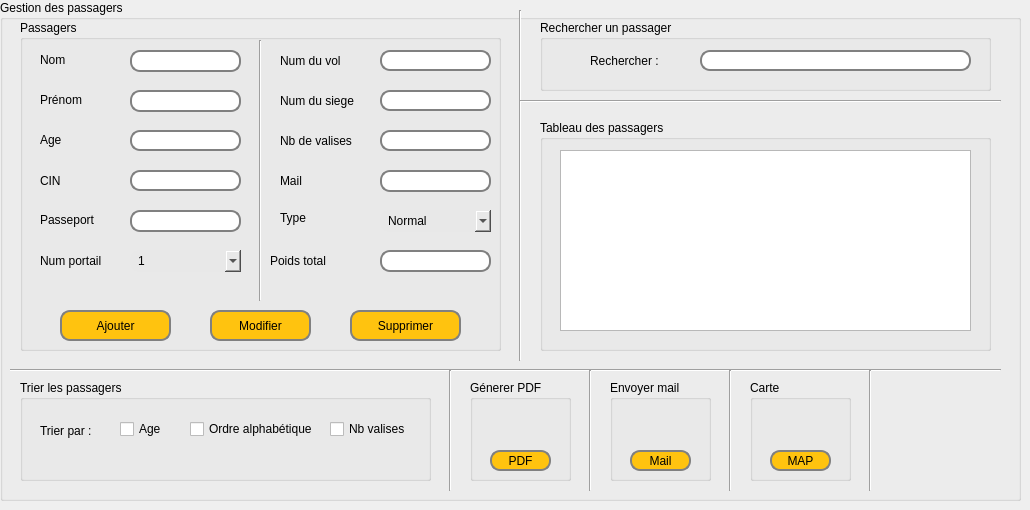
   <widget class="QWidget" name="tab">
    <attribute name="title">
     <string>Tab 1</string>
    </attribute>
    <widget class="QGroupBox" name="groupBox">
     <property name="geometry">
      <rect>
       <x>0</x>
       <y>0</y>
       <width>1021</width>
       <height>501</height>
      </rect>
     </property>
     <property name="title">
      <string>Gestion des passagers</string>
     </property>
     <widget class="QGroupBox" name="groupBox_5">
      <property name="geometry">
       <rect>
        <x>20</x>
        <y>20</y>
        <width>481</width>
        <height>331</height>
       </rect>
      </property>
      <property name="styleSheet">
       <string notr="true"/>
      </property>
      <property name="title">
       <string>Passagers</string>
      </property>
      <widget class="QLabel" name="label_17">
       <property name="geometry">
        <rect>
         <x>20</x>
         <y>29</y>
         <width>81</width>
         <height>21</height>
        </rect>
       </property>
       <property name="text">
        <string>Nom</string>
       </property>
      </widget>
      <widget class="QLabel" name="label_18">
       <property name="geometry">
        <rect>
         <x>20</x>
         <y>70</y>
         <width>81</width>
         <height>20</height>
        </rect>
       </property>
       <property name="text">
        <string>Prénom</string>
       </property>
      </widget>
      <widget class="QLabel" name="label_19">
       <property name="geometry">
        <rect>
         <x>20</x>
         <y>109</y>
         <width>81</width>
         <height>21</height>
        </rect>
       </property>
       <property name="text">
        <string>Age</string>
       </property>
      </widget>
      <widget class="QLineEdit" name="lineEdit_nom">
       <property name="geometry">
        <rect>
         <x>110</x>
         <y>30</y>
         <width>111</width>
         <height>22</height>
        </rect>
       </property>
       <property name="styleSheet">
        <string notr="true">background-color:rgb(255, 255, 255); 
border: 2px solid gray; 
border-radius: 10px; 
padding: 0 8px; 
selection-background-color: darkgray;</string>
       </property>
      </widget>
      <widget class="QLineEdit" name="lineEdit_prenom">
       <property name="geometry">
        <rect>
         <x>110</x>
         <y>70</y>
         <width>111</width>
         <height>22</height>
        </rect>
       </property>
       <property name="styleSheet">
        <string notr="true">background-color:rgb(255, 255, 255); 
border: 2px solid gray; 
border-radius: 10px; 
padding: 0 8px; 
selection-background-color: darkgray;</string>
       </property>
      </widget>
      <widget class="QLineEdit" name="lineEdit_valise">
       <property name="geometry">
        <rect>
         <x>360</x>
         <y>110</y>
         <width>111</width>
         <height>21</height>
        </rect>
       </property>
       <property name="styleSheet">
        <string notr="true">background-color:rgb(255, 255, 255); 
border: 2px solid gray; 
border-radius: 10px; 
padding: 0 8px; 
selection-background-color: darkgray;</string>
       </property>
      </widget>
      <widget class="QLabel" name="label_20">
       <property name="geometry">
        <rect>
         <x>20</x>
         <y>189</y>
         <width>91</width>
         <height>21</height>
        </rect>
       </property>
       <property name="text">
        <string>Passeport</string>
       </property>
      </widget>
      <widget class="QLabel" name="label_21">
       <property name="geometry">
        <rect>
         <x>260</x>
         <y>110</y>
         <width>91</width>
         <height>21</height>
        </rect>
       </property>
       <property name="text">
        <string>Nb de valises</string>
       </property>
      </widget>
      <widget class="QLineEdit" name="lineEdit_cin">
       <property name="geometry">
        <rect>
         <x>110</x>
         <y>150</y>
         <width>111</width>
         <height>21</height>
        </rect>
       </property>
       <property name="styleSheet">
        <string notr="true">background-color:rgb(255, 255, 255); 
border: 2px solid gray; 
border-radius: 10px; 
padding: 0 8px; 
selection-background-color: darkgray;</string>
       </property>
      </widget>
      <widget class="QLineEdit" name="lineEdit_pass">
       <property name="geometry">
        <rect>
         <x>110</x>
         <y>190</y>
         <width>111</width>
         <height>22</height>
        </rect>
       </property>
       <property name="styleSheet">
        <string notr="true">background-color:rgb(255, 255, 255); 
border: 2px solid gray; 
border-radius: 10px; 
padding: 0 8px; 
selection-background-color: darkgray;</string>
       </property>
      </widget>
      <widget class="QLineEdit" name="lineEdit_siege">
       <property name="geometry">
        <rect>
         <x>360</x>
         <y>70</y>
         <width>111</width>
         <height>21</height>
        </rect>
       </property>
       <property name="styleSheet">
        <string notr="true">background-color:rgb(255, 255, 255); 
border: 2px solid gray; 
border-radius: 10px; 
padding: 0 8px; 
selection-background-color: darkgray;</string>
       </property>
      </widget>
      <widget class="QLabel" name="label_22">
       <property name="geometry">
        <rect>
         <x>260</x>
         <y>30</y>
         <width>91</width>
         <height>21</height>
        </rect>
       </property>
       <property name="text">
        <string>Num du vol</string>
       </property>
      </widget>
      <widget class="QLabel" name="label_23">
       <property name="geometry">
        <rect>
         <x>260</x>
         <y>70</y>
         <width>91</width>
         <height>21</height>
        </rect>
       </property>
       <property name="text">
        <string>Num du siege</string>
       </property>
      </widget>
      <widget class="QLabel" name="label_24">
       <property name="geometry">
        <rect>
         <x>20</x>
         <y>150</y>
         <width>81</width>
         <height>21</height>
        </rect>
       </property>
       <property name="text">
        <string>CIN</string>
       </property>
      </widget>
      <widget class="QLabel" name="label_27">
       <property name="geometry">
        <rect>
         <x>260</x>
         <y>150</y>
         <width>91</width>
         <height>21</height>
        </rect>
       </property>
       <property name="text">
        <string>Mail</string>
       </property>
      </widget>
      <widget class="QLineEdit" name="lineEdit_mail">
       <property name="geometry">
        <rect>
         <x>360</x>
         <y>150</y>
         <width>111</width>
         <height>22</height>
        </rect>
       </property>
       <property name="styleSheet">
        <string notr="true">background-color:rgb(255, 255, 255); 
border: 2px solid gray; 
border-radius: 10px; 
padding: 0 8px; 
selection-background-color: darkgray;</string>
       </property>
      </widget>
      <widget class="QLineEdit" name="lineEdit_vol">
       <property name="geometry">
        <rect>
         <x>360</x>
         <y>30</y>
         <width>111</width>
         <height>21</height>
        </rect>
       </property>
       <property name="styleSheet">
        <string notr="true">background-color:rgb(255, 255, 255); 
border: 2px solid gray; 
border-radius: 10px; 
padding: 0 8px; 
selection-background-color: darkgray;</string>
       </property>
      </widget>
      <widget class="QLabel" name="label">
       <property name="geometry">
        <rect>
         <x>20</x>
         <y>230</y>
         <width>91</width>
         <height>21</height>
        </rect>
       </property>
       <property name="text">
        <string>Num portail</string>
       </property>
      </widget>
      <widget class="QPushButton" name="pb_ajouter">
       <property name="geometry">
        <rect>
         <x>40</x>
         <y>290</y>
         <width>111</width>
         <height>31</height>
        </rect>
       </property>
       <property name="styleSheet">
        <string notr="true">background-color:rgb(255, 195, 15);
border: 2px solid gray; 
border-radius: 10px; 
padding: 0 8px; 
selection-background-color: darkgray;</string>
       </property>
       <property name="text">
        <string>Ajouter</string>
       </property>
      </widget>
      <widget class="QPushButton" name="pb_modif">
       <property name="geometry">
        <rect>
         <x>190</x>
         <y>290</y>
         <width>101</width>
         <height>31</height>
        </rect>
       </property>
       <property name="styleSheet">
        <string notr="true">background-color:rgb(255, 195, 15);
border: 2px solid gray; 
border-radius: 10px; 
padding: 0 8px; 
selection-background-color: darkgray;</string>
       </property>
       <property name="text">
        <string>Modifier</string>
       </property>
      </widget>
      <widget class="QPushButton" name="pb_supp">
       <property name="geometry">
        <rect>
         <x>330</x>
         <y>290</y>
         <width>111</width>
         <height>31</height>
        </rect>
       </property>
       <property name="styleSheet">
        <string notr="true">background-color:rgb(255, 195, 15);
border: 2px solid gray; 
border-radius: 10px; 
padding: 0 8px; 
selection-background-color: darkgray;</string>
       </property>
       <property name="text">
        <string>Supprimer</string>
       </property>
      </widget>
      <widget class="Line" name="line">
       <property name="geometry">
        <rect>
         <x>225</x>
         <y>20</y>
         <width>31</width>
         <height>261</height>
        </rect>
       </property>
       <property name="orientation">
        <enum>Qt::Vertical</enum>
       </property>
      </widget>
      <widget class="QLineEdit" name="lineEdit_age">
       <property name="geometry">
        <rect>
         <x>110</x>
         <y>110</y>
         <width>111</width>
         <height>21</height>
        </rect>
       </property>
       <property name="styleSheet">
        <string notr="true">background-color:rgb(255, 255, 255); 
border: 2px solid gray; 
border-radius: 10px; 
padding: 0 8px; 
selection-background-color: darkgray;</string>
       </property>
      </widget>
      <widget class="QComboBox" name="comboBox_portail">
       <property name="geometry">
        <rect>
         <x>110</x>
         <y>230</y>
         <width>111</width>
         <height>22</height>
        </rect>
       </property>
       <property name="styleSheet">
        <string notr="true">background-color:rgb(232, 232, 232);
border-radius: 10px; 
padding: 0 8px;</string>
       </property>
       <item>
        <property name="text">
         <string>1</string>
        </property>
       </item>
       <item>
        <property name="text">
         <string>2</string>
        </property>
       </item>
       <item>
        <property name="text">
         <string>3</string>
        </property>
       </item>
       <item>
        <property name="text">
         <string>4</string>
        </property>
       </item>
       <item>
        <property name="text">
         <string>5</string>
        </property>
       </item>
      </widget>
      <widget class="QLabel" name="label_4">
       <property name="geometry">
        <rect>
         <x>260</x>
         <y>190</y>
         <width>56</width>
         <height>16</height>
        </rect>
       </property>
       <property name="text">
        <string>Type</string>
       </property>
      </widget>
      <widget class="QLineEdit" name="lineEdit_poids">
       <property name="geometry">
        <rect>
         <x>360</x>
         <y>230</y>
         <width>111</width>
         <height>22</height>
        </rect>
       </property>
       <property name="styleSheet">
        <string notr="true">background-color:rgb(255, 255, 255); 
border: 2px solid gray; 
border-radius: 10px; 
padding: 0 8px; 
selection-background-color: darkgray;</string>
       </property>
      </widget>
      <widget class="QComboBox" name="comboBox_type">
       <property name="geometry">
        <rect>
         <x>360</x>
         <y>190</y>
         <width>111</width>
         <height>22</height>
        </rect>
       </property>
       <property name="styleSheet">
        <string notr="true">background-color:rgb(232, 232, 232);
border-radius: 10px; 
padding: 0 8px;</string>
       </property>
       <item>
        <property name="text">
         <string>Normal</string>
        </property>
       </item>
       <item>
        <property name="text">
         <string>VIP</string>
        </property>
       </item>
      </widget>
      <widget class="QLabel" name="label_10">
       <property name="geometry">
        <rect>
         <x>250</x>
         <y>230</y>
         <width>91</width>
         <height>21</height>
        </rect>
       </property>
       <property name="text">
        <string>Poids total</string>
       </property>
      </widget>
     </widget>
     <widget class="QGroupBox" name="groupBox_7">
      <property name="geometry">
       <rect>
        <x>540</x>
        <y>120</y>
        <width>451</width>
        <height>231</height>
       </rect>
      </property>
      <property name="title">
       <string>Tableau des passagers</string>
      </property>
      <widget class="QTableView" name="tablePassager">
       <property name="geometry">
        <rect>
         <x>20</x>
         <y>30</y>
         <width>411</width>
         <height>181</height>
        </rect>
       </property>
      </widget>
     </widget>
     <widget class="Line" name="line_2">
      <property name="geometry">
       <rect>
        <x>10</x>
        <y>360</y>
        <width>991</width>
        <height>21</height>
       </rect>
      </property>
      <property name="orientation">
       <enum>Qt::Horizontal</enum>
      </property>
     </widget>
     <widget class="Line" name="line_3">
      <property name="geometry">
       <rect>
        <x>510</x>
        <y>10</y>
        <width>21</width>
        <height>351</height>
       </rect>
      </property>
      <property name="orientation">
       <enum>Qt::Vertical</enum>
      </property>
     </widget>
     <widget class="QGroupBox" name="groupBox_3">
      <property name="geometry">
       <rect>
        <x>540</x>
        <y>20</y>
        <width>451</width>
        <height>71</height>
       </rect>
      </property>
      <property name="title">
       <string>Rechercher un passager</string>
      </property>
      <widget class="QLabel" name="label_3">
       <property name="geometry">
        <rect>
         <x>50</x>
         <y>20</y>
         <width>91</width>
         <height>41</height>
        </rect>
       </property>
       <property name="text">
        <string>Rechercher :</string>
       </property>
      </widget>
      <widget class="QLineEdit" name="lineEdit_recherche">
       <property name="geometry">
        <rect>
         <x>160</x>
         <y>30</y>
         <width>271</width>
         <height>21</height>
        </rect>
       </property>
       <property name="styleSheet">
        <string notr="true">background-color:rgb(255, 255, 255); 
border: 2px solid gray; 
border-radius: 10px; 
padding: 0 8px; 
selection-background-color: darkgray;</string>
       </property>
      </widget>
     </widget>
     <widget class="Line" name="line_6">
      <property name="geometry">
       <rect>
        <x>520</x>
        <y>91</y>
        <width>481</width>
        <height>21</height>
       </rect>
      </property>
      <property name="orientation">
       <enum>Qt::Horizontal</enum>
      </property>
     </widget>
     <widget class="QGroupBox" name="groupBox_9">
      <property name="geometry">
       <rect>
        <x>470</x>
        <y>380</y>
        <width>101</width>
        <height>101</height>
       </rect>
      </property>
      <property name="title">
       <string>Génerer PDF</string>
      </property>
      <widget class="QPushButton" name="pushButton_PDF">
       <property name="geometry">
        <rect>
         <x>20</x>
         <y>70</y>
         <width>61</width>
         <height>21</height>
        </rect>
       </property>
       <property name="styleSheet">
        <string notr="true">background-color:rgb(255, 195, 15);
border: 2px solid gray; 
border-radius: 10px; 
padding: 0 8px; 
selection-background-color: darkgray;</string>
       </property>
       <property name="text">
        <string>PDF</string>
       </property>
      </widget>
      <widget class="QLabel" name="label_pdf">
       <property name="geometry">
        <rect>
         <x>30</x>
         <y>20</y>
         <width>51</width>
         <height>41</height>
        </rect>
       </property>
       <property name="text">
        <string/>
       </property>
      </widget>
     </widget>
     <widget class="QGroupBox" name="groupBox_4">
      <property name="geometry">
       <rect>
        <x>610</x>
        <y>380</y>
        <width>101</width>
        <height>101</height>
       </rect>
      </property>
      <property name="title">
       <string>Envoyer mail</string>
      </property>
      <widget class="QPushButton" name="pushButton_mail">
       <property name="geometry">
        <rect>
         <x>20</x>
         <y>70</y>
         <width>61</width>
         <height>21</height>
        </rect>
       </property>
       <property name="styleSheet">
        <string notr="true">background-color:rgb(255, 195, 15);
border: 2px solid gray; 
border-radius: 10px; 
padding: 0 8px; 
selection-background-color: darkgray;</string>
       </property>
       <property name="text">
        <string>Mail</string>
       </property>
      </widget>
      <widget class="QLabel" name="label_mail">
       <property name="geometry">
        <rect>
         <x>30</x>
         <y>20</y>
         <width>51</width>
         <height>41</height>
        </rect>
       </property>
       <property name="text">
        <string/>
       </property>
      </widget>
     </widget>
     <widget class="QGroupBox" name="groupBox_2">
      <property name="geometry">
       <rect>
        <x>20</x>
        <y>380</y>
        <width>411</width>
        <height>101</height>
       </rect>
      </property>
      <property name="title">
       <string>Trier les passagers</string>
      </property>
      <widget class="QLabel" name="label_2">
       <property name="geometry">
        <rect>
         <x>20</x>
         <y>30</y>
         <width>61</width>
         <height>41</height>
        </rect>
       </property>
       <property name="text">
        <string>Trier par : </string>
       </property>
      </widget>
      <widget class="QCheckBox" name="checkBox_age">
       <property name="geometry">
        <rect>
         <x>100</x>
         <y>40</y>
         <width>51</width>
         <height>18</height>
        </rect>
       </property>
       <property name="text">
        <string>Age</string>
       </property>
      </widget>
      <widget class="QCheckBox" name="checkBox_alphabet">
       <property name="geometry">
        <rect>
         <x>170</x>
         <y>40</y>
         <width>131</width>
         <height>18</height>
        </rect>
       </property>
       <property name="text">
        <string>Ordre alphabétique</string>
       </property>
      </widget>
      <widget class="QCheckBox" name="checkBox_3">
       <property name="geometry">
        <rect>
         <x>310</x>
         <y>40</y>
         <width>91</width>
         <height>18</height>
        </rect>
       </property>
       <property name="text">
        <string>Nb valises</string>
       </property>
      </widget>
     </widget>
     <widget class="Line" name="line_7">
      <property name="geometry">
       <rect>
        <x>440</x>
        <y>370</y>
        <width>21</width>
        <height>121</height>
       </rect>
      </property>
      <property name="orientation">
       <enum>Qt::Vertical</enum>
      </property>
     </widget>
     <widget class="Line" name="line_8">
      <property name="geometry">
       <rect>
        <x>580</x>
        <y>370</y>
        <width>20</width>
        <height>121</height>
       </rect>
      </property>
      <property name="orientation">
       <enum>Qt::Vertical</enum>
      </property>
     </widget>
     <widget class="Line" name="line_9">
      <property name="geometry">
       <rect>
        <x>720</x>
        <y>370</y>
        <width>21</width>
        <height>121</height>
       </rect>
      </property>
      <property name="orientation">
       <enum>Qt::Vertical</enum>
      </property>
     </widget>
     <widget class="Line" name="line_10">
      <property name="geometry">
       <rect>
        <x>860</x>
        <y>370</y>
        <width>21</width>
        <height>121</height>
       </rect>
      </property>
      <property name="orientation">
       <enum>Qt::Vertical</enum>
      </property>
     </widget>
     <widget class="QGroupBox" name="groupBox_8">
      <property name="geometry">
       <rect>
        <x>750</x>
        <y>380</y>
        <width>101</width>
        <height>101</height>
       </rect>
      </property>
      <property name="title">
       <string>Carte</string>
      </property>
      <widget class="QPushButton" name="pushButton_map">
       <property name="geometry">
        <rect>
         <x>20</x>
         <y>70</y>
         <width>61</width>
         <height>21</height>
        </rect>
       </property>
       <property name="styleSheet">
        <string notr="true">background-color:rgb(255, 195, 15);
border: 2px solid gray; 
border-radius: 10px; 
padding: 0 8px; 
selection-background-color: darkgray;</string>
       </property>
       <property name="text">
        <string>MAP</string>
       </property>
      </widget>
      <widget class="QLabel" name="label_map">
       <property name="geometry">
        <rect>
         <x>30</x>
         <y>20</y>
         <width>51</width>
         <height>41</height>
        </rect>
       </property>
       <property name="text">
        <string/>
       </property>
      </widget>
     </widget>
     <widget class="QLabel" name="qrcode_2">
      <property name="geometry">
       <rect>
        <x>890</x>
        <y>370</y>
        <width>121</width>
        <height>121</height>
       </rect>
      </property>
      <property name="text">
       <string/>
      </property>
     </widget>
    </widget>
   </widget>
